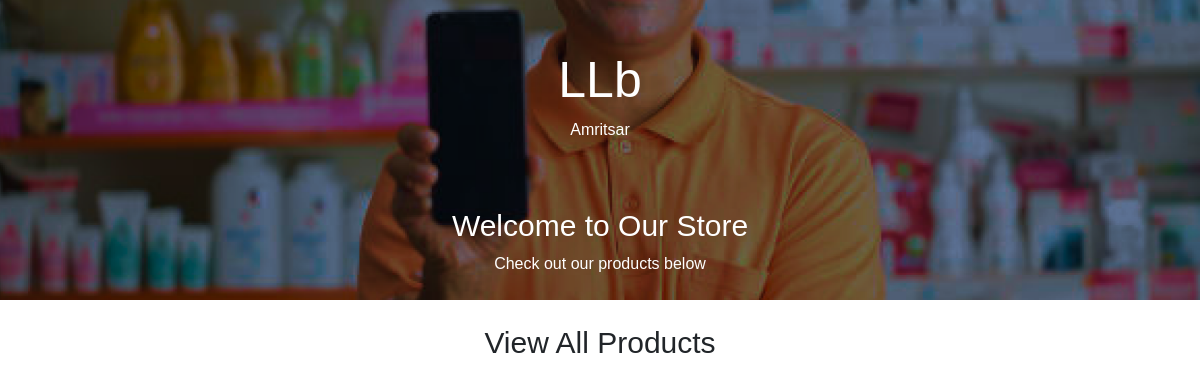
The page /shop/3 on the database as committed earlier.
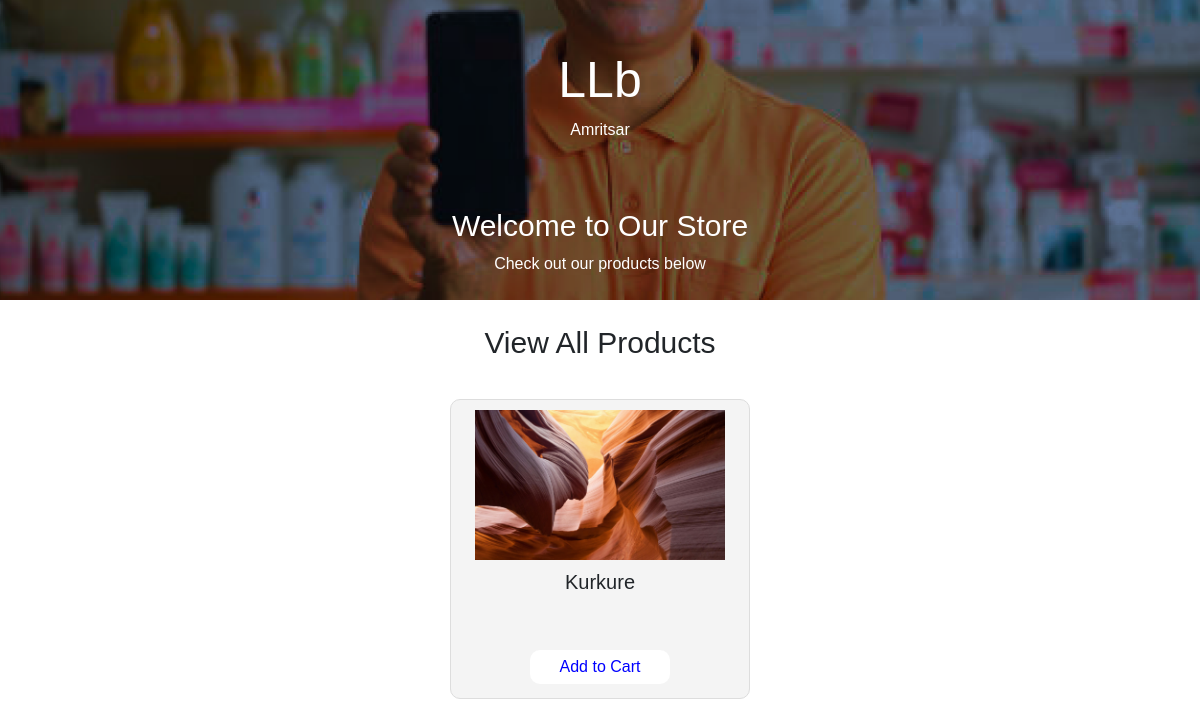
The same page on the database as committed later.
### products/models.py (models this page shows, shortened)
class Product(models.Model):
    name = models.CharField(max_length=255)
    description = models.TextField()
    cost_price = models.DecimalField(max_digits=10, decimal_places=2)
    selling_price = models.DecimalField(max_digits=10, decimal_places=2)
    stock = models.IntegerField(default=0)
    created_at = models.DateTimeField(auto_now_add=True)
    updated_at = models.DateTimeField(auto_now=True)
    category = models.ForeignKey('Category', on_delete=models.CASCADE)
    unique_id = models.CharField(max_length=255, unique=True)
    gst = models.DecimalField(max_digits=10, decimal_places=2, default=0)
    units = models.CharField(max_length=255, default='pcs')
    image = models.ImageField(upload_to='products/', default='products/default.jpg')
    account  = models.ForeignKey('accounts.Account', on_delete=models.CASCADE, null=True, blank=True)
    is_active = models.BooleanField(default=True)

### store/views.py (the view)
# urls.py: path("shop/<int:id>", views.shop, name="shop"),
def shop(request,id):
    account = Account.objects.get(id=id)
    products = Product.objects.filter(account=account)
    return render(request, 'store/shop.html', {'products': products,'account': account})

### templates/store/shop.html (shortened to what this page needs)
{% extends 'home/base.html' %}
{% load static %}
{% block content %}
  <body>
    <div class="hero">
        <h1>{{account.shop_name}}</h1>
        <p>{{account.address}}</p>
        <h2>Welcome to Our Store</h2>
        <p>Check out our products below</p>
    </div>
    <h1 style="font-size: 30px; justify-content: center; text-align: center; align-items: center; padding-top: 25px">View All Products</h1>
    <div class="Products" id="Products">
        {% for product in products %}
        <div class="Product">
            <img src="{{product.image.url}}" style="width: 250px; height:150px; object-fit:fill;" alt="">
            <h3>{{product.name}}</h3><br><br>
            <button>Add to Cart</button>
        </div>
        {% endfor %}
    </div>
  </body>
{% endblock %}

Rows that differ between the two databases and show on the page:
added Product: image (picture), name "Kurkure"
